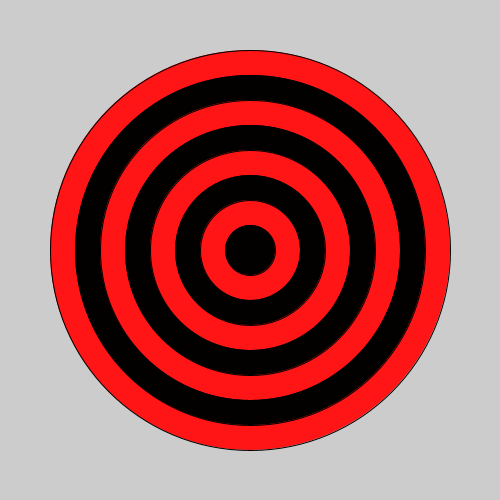
Frame 1 (no input)
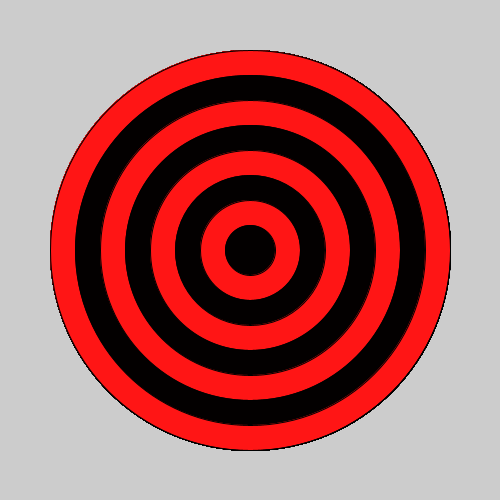
Frame 60 (the mouse pressed at the canvas centre just before this capture)
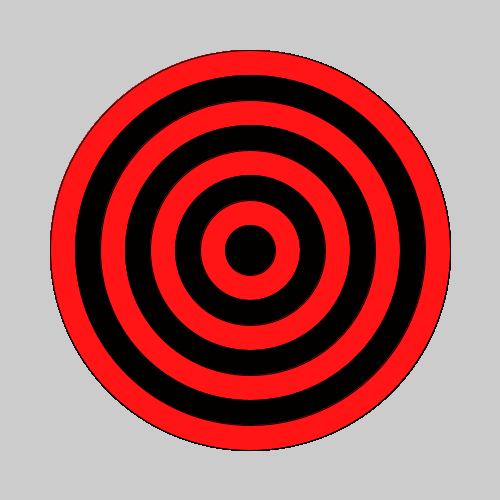
Frame 120 (the mouse held since frame 60 and released just before this capture)

The Processing sketch that drew these frames (run headless with seeded random() and noise(); from frame 60 on, the mouse is pressed at the canvas centre):

// Processing sketch: bullseye
// ── bullseye.pde

void setup() {
 
  // set the size of your sketch
  size(500, 500);
}

void draw() {
  //#FF1515 red
  //#030000 black
  //Starting with the largest ellipse, use a for loop to draw a bullseye with ellipses.
  fill(#FF1515);
  ellipse(250, 250, 400, 400);
  fill(#030000);
  ellipse(250, 250, 350, 350);
  fill(#FF1515);
  ellipse(250, 250, 300, 300);
  fill(#030000);
  ellipse(250, 250, 250, 250);
  fill(#FF1515);
  ellipse(250, 250, 200, 200);
  fill(#030000);
  ellipse(250, 250, 150, 150);
  fill(#FF1515);
  ellipse(250, 250, 100, 100);
  fill(#030000);
  ellipse(250, 250, 50, 50);
  //Use an if statement and modulo to alternate the color of your rings.
  
  
}
